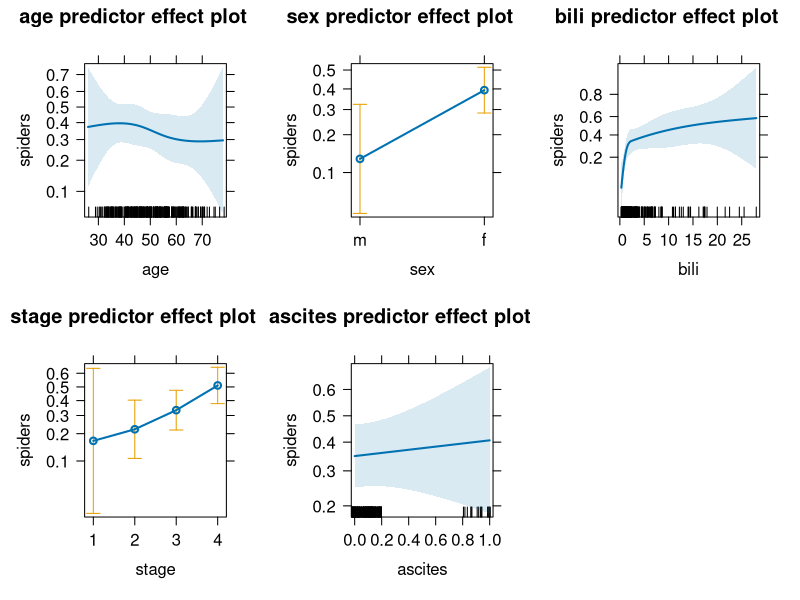
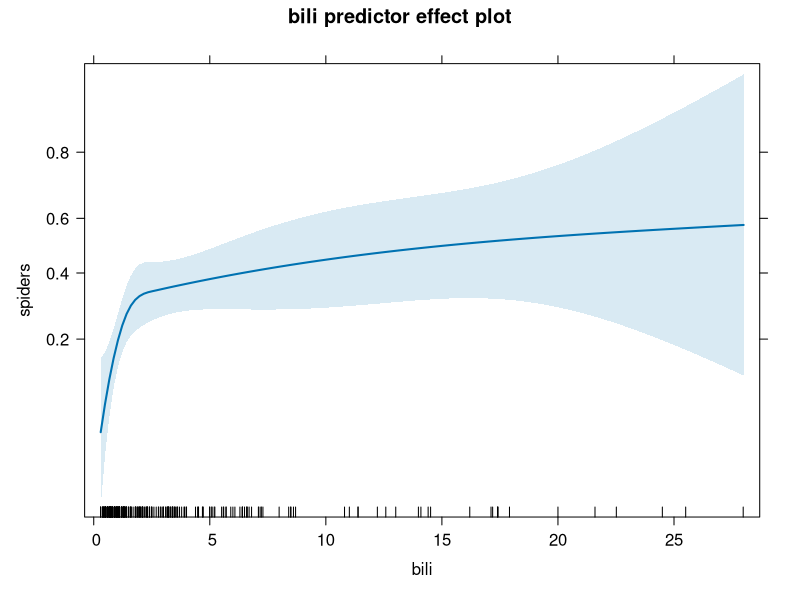
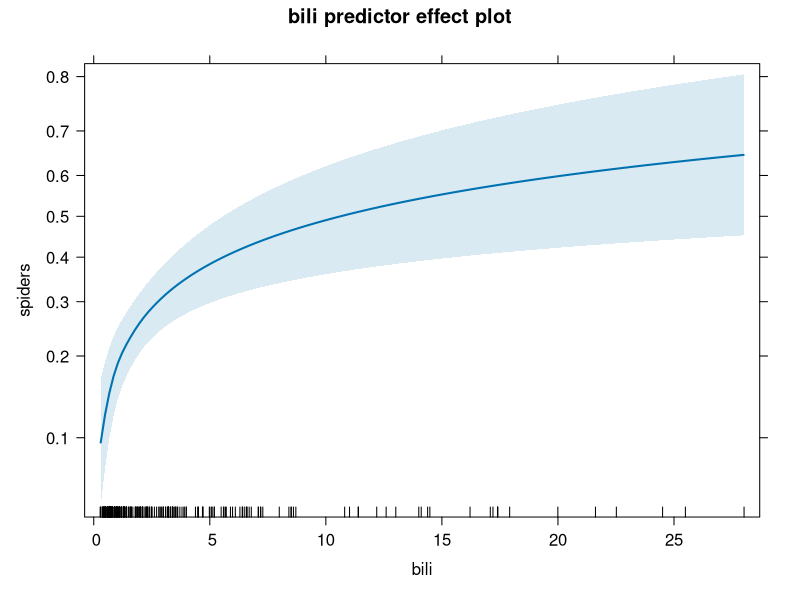
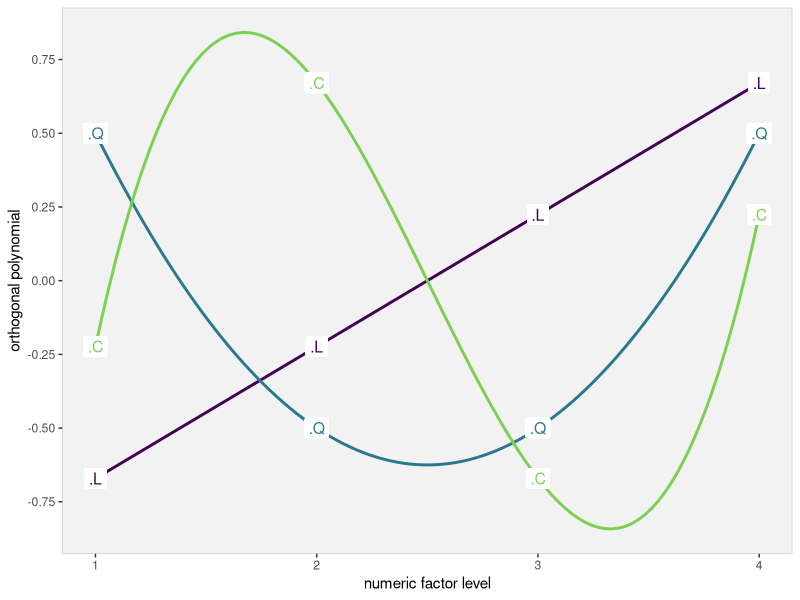

R code for these plots, in order:
## ---- chunk 1
library(knitr)
options(width = 100)

hint <- function(text) {
  id <- paste0('hint_', sample.int(1e10, size = 1))
    cat(
    paste0('\n',
      '<button type="button" class="btn btn-info btn-sm" data-toggle="collapse" ',
      'data-target="#', id, '">Hint</button>',
      '<div id = "', id, '" class="collapse" style="border:1px; ',
      'border-style:solid; padding: 1em; border-color:#1F78B4">',
      text, '</div>')
  )
}
set.seed(2020)
## ---- chunk 2
library(survival)
## ---- chunk 3
pbc <- survival::pbc
## ---- chunk 4
str(pbc[, c(5:11, 20)])
## ---- chunk 5
hint('Three of the variables of interest are coded as integer.')
## ---- chunk 6
table(pbc$spiders, exclude = NULL)
table(pbc$ascites, exclude = NULL)

#  In this case optional:
pbc$spiders <- factor(pbc$spiders)
## ---- chunk 7
table(pbc$stage, exclude = NULL)
pbc$stage <- factor(pbc$stage)
## ---- chunk 8
hint("A logistic regression model is a GLM.")
hint("You need to specify the model `formula`, the `data` and the `family`.")
## ---- chunk 9
mod1 <- glm(spiders ~ age + sex + bili + stage + ascites, data = pbc,
            family = binomial())
summary(mod1)
## ---- chunk 10
smod1 <- capture.output(summary(mod1))
cat("[...]\n",
    paste0(smod1[25:28], sep = "\n"),
    "[...]")
## ---- chunk 11
cat(paste0(smod1[10:11], sep = "\n"),
    "[...]\n",
    paste0(smod1[15], sep = "\n"),
    "[...]"
    )
## ---- chunk 12
cat(paste0(smod1[10:11], sep = "\n"),
    "[...]\n",
    paste0(smod1[16:18], sep = "\n"),
    "[...]"
    )
## ---- chunk 13
mod1b <- glm(spiders ~ age + sex + bili + ascites, data = pbc,
             family = binomial())

# We could also use:
mod1b <- update(mod1, formula = . ~ . - stage)
## ---- chunk 14
cat(paste0(capture.output(anova(mod1, mod1b, test = 'LRT')), collapse = "\n"))
## ---- chunk 15
hint('Use the function `ns()` from the package `splines`.')
## ---- chunk 16
library(splines)
mod2 <- glm(spiders ~ ns(age, df= 3) + sex + ns(bili, df = 3) + stage + ascites,
            data = pbc, family = binomial())

summary(mod2)
## ---- chunk 17
# if not installed, run:
# install.packages("effects")

library("effects")
plot(predictorEffects(mod2))
## ---- chunk 18
hint("Re-fit the model and replace the spline for `age` with just `age` to compare the model fit.")
hint('For the comparison, use the `AIC()` or `BIC()`.')
## ---- chunk 19
mod2b <- glm(spiders ~ age + sex + ns(bili, df = 3) + stage + ascites,
             data = pbc, family = binomial())
## ---- chunk 20
cat(paste0(capture.output(BIC(mod2, mod2b)), collapse = "\n"))
## ---- chunk 21
hint('For the visual comparison, the function 
`predictorEffect(predictor = "bili", mod = <name of model>)` may be useful if 
you want to show the effect plot for the variable `bili` only.')
## ---- chunk 22
mod2c <- glm(spiders ~ age + sex + log(bili) + stage + ascites,
             data = pbc, family = binomial())
## ---- chunk 23
cat(paste0(capture.output(BIC(mod2b, mod2c)), collapse = '\n'))
## ---- chunk 24
plot(predictorEffect('bili', mod2b))
plot(predictorEffect('bili', mod2c))
## ---- chunk 25
pbc$stage_ord <- as.ordered(pbc$stage)

# or alternatively:
# pbc$stage_ord <- factor(pbc$stage, ordered = TRUE)
## ---- chunk 26
factor(c('low', 'medium', 'high'), ordered = TRUE)
## ---- chunk 27
factor(c('low', 'medium', 'high'), levels = c('low', 'medium', 'high'), ordered = TRUE)
## ---- chunk 28
mod1c <- update(mod1, formula = . ~ . -stage + stage_ord)
summary(mod1c)
## ---- chunk 29
smod1c <- capture.output(summary(mod1c))

cat(paste0(smod1c[10], "\n[...]\n",
       paste0(smod1c[17:19], collapse = "\n"),
       "\n[...]", collapse = '\n')
)
## ---- chunk 30
cat(paste0(smod1[10], "\n[...]\n",
       paste0(smod1[16:18], collapse = "\n"),
       "\n[...]", collapse = '\n')
)
## ---- chunk 31
contrasts(pbc$stage_ord)
## ---- chunk 32
x <- seq(1, 4, length = 100)
p4 <- poly(1:4, degree = 3)

library(ggplot2)
plotdat <- reshape2::melt(as.data.frame(cbind(x = x, predict(p4, newdata = x))),
                          id.vars = 'x')

textdat <- reshape2::melt(as.data.frame(cbind(x = 1:4, p4)),
                          id.vars = 'x')
textdat$label <- c('.L', '.Q', '.C')[textdat$variable]

ggplot(plotdat, aes(x = x, y = value, color = variable)) +
  geom_line(size = 1) +
  theme(panel.background = element_rect(fill = grey(0.95), color = grey(0.8)),
        panel.grid = element_blank()) +
  scale_color_viridis_d(guide = FALSE, end = 0.8, begin = 0, option = 'D') +
  geom_label(data = textdat, aes(label = label), label.size = 0, size = 4) +
  xlab('numeric factor level') +
  ylab('orthogonal polynomial') +
  scale_y_continuous(breaks = seq(-1, 1, 0.25))
